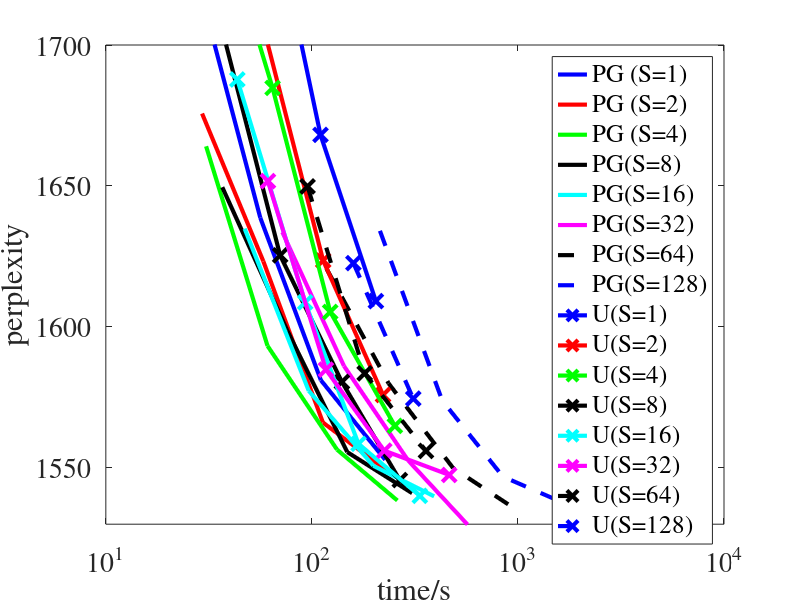

This chart was generated by the following MATLAB code:
%% Data
pg_perp = reshape([1724.200523
1675.687224
1664.067427
1649.549772
1634.842919
1633.605712
1620.70536
1634.076438
1638.721449
1623.2338
1593.270098
1598.722557
1577.316891
1586.108597
1579.971188
1573.882727
1581.084155
1566.064762
1556.449833
1555.577436
1550.735881
1552.604602
1549.945657
1546.866516
1552.863112
1547.523309
1538.402133
1541.013021
1539.886894
1529.880755
1536.06499
1537.254323], 8, 4)';

pg_time = reshape([27.5895
29.3113
30.6623
36.7405
47.1751
71.9003
117.675
213.925
56.1719
58.1538
60.8982
75.9237
96.5569
143.153
235.507
428.958
110.561
113.11
132.435
148.494
198.577
293.316
484.203
845.723
226.714
245.66
259.888
306.568
391.976
569.157
940.226
1701.2], 8, 4)';

mimno_perp = reshape([1957.515874
1856.724133
1759.844955
1712.271678
1687.76314
1651.698632
1649.829741
1622.625896
1775.629352
1709.159776
1684.776741
1625.369928
1608.702226
1584.847284
1583.516969
1574.553384
1668.107524
1623.542921
1605.295367
1580.468385
1558.499168
1556.089839
1556.004114
0
1609.132787
1575.847398
1564.900674
1545.650154
1540.073548
1547.469321
0
0], 8, 4)';

mimno_time = reshape([29.2327
28.4862
31.5235
34.7426
43.4433
61.1677
95.2616
159.06
53.9106
56.8706
64.4473
70.1294
92.7596
117.025
180.416
310.314
110.107
113.412
122.783
139.835
168.336
224.495
357.768
0
204.348
221.488
252.655
267.032
334.025
464.21
0
0], 8, 4)';


iter = [100 200 400 800];
subiter = [1 2 4 8 16 32 64 128];
pg_num = [4 4 4 4 4 4 4 4];
mimno_num = [4 4 4 4 4 4 3 2];

pgLineStyle = {'b-', 'r-', 'g-', 'k-', 'c-', 'm-', 'k--', 'b--'};
mimnoLineStyle = {'bx-', 'rx-', 'gx-', 'kx-', 'cx-', 'mx-', 'kx--', 'bx--'};

%% Plot 

set(0,'DefaultAxesFontName', 'Times');
set(0,'DefaultAxesFontSize', 20);
set(0,'DefaultTextFontname', 'Times');
set(0,'DefaultTextFontSize', 20);

for i = 1:length(subiter)
    plot(pg_time(1:pg_num(i),i), pg_perp(1:pg_num(i),i), pgLineStyle{i}, 'MarkerSize', 10, 'LineWidth', 3);
    hold on;
end
for i = 1:length(subiter)
    plot(mimno_time(1:mimno_num(i),i), mimno_perp(1:mimno_num(i),i), mimnoLineStyle{i}, 'MarkerSize', 10, 'LineWidth', 3);
    hold on;
end
%xlim([0.8 1300]);
ylim([1530 1700]);
%set(gca,'xtick',x);
set(gca, 'xscale', 'log');
legend('PG (S=1)', 'PG (S=2)', 'PG (S=4)', 'PG(S=8)', 'PG(S=16)', 'PG(S=32)', 'PG(S=64)', 'PG(S=128)', 'U(S=1)', 'U(S=2)', 'U(S=4)', 'U(S=8)', 'U(S=16)', 'U(S=32)', 'U(S=64)', 'U(S=128)');
%set(gca, 'xticklabel', {'1'; '2'; '4'; '8'; '16'; '32'; '64'; '128'; '256'; '512'; 'n'});
ylabel('perplexity');
xlabel('time/s');

